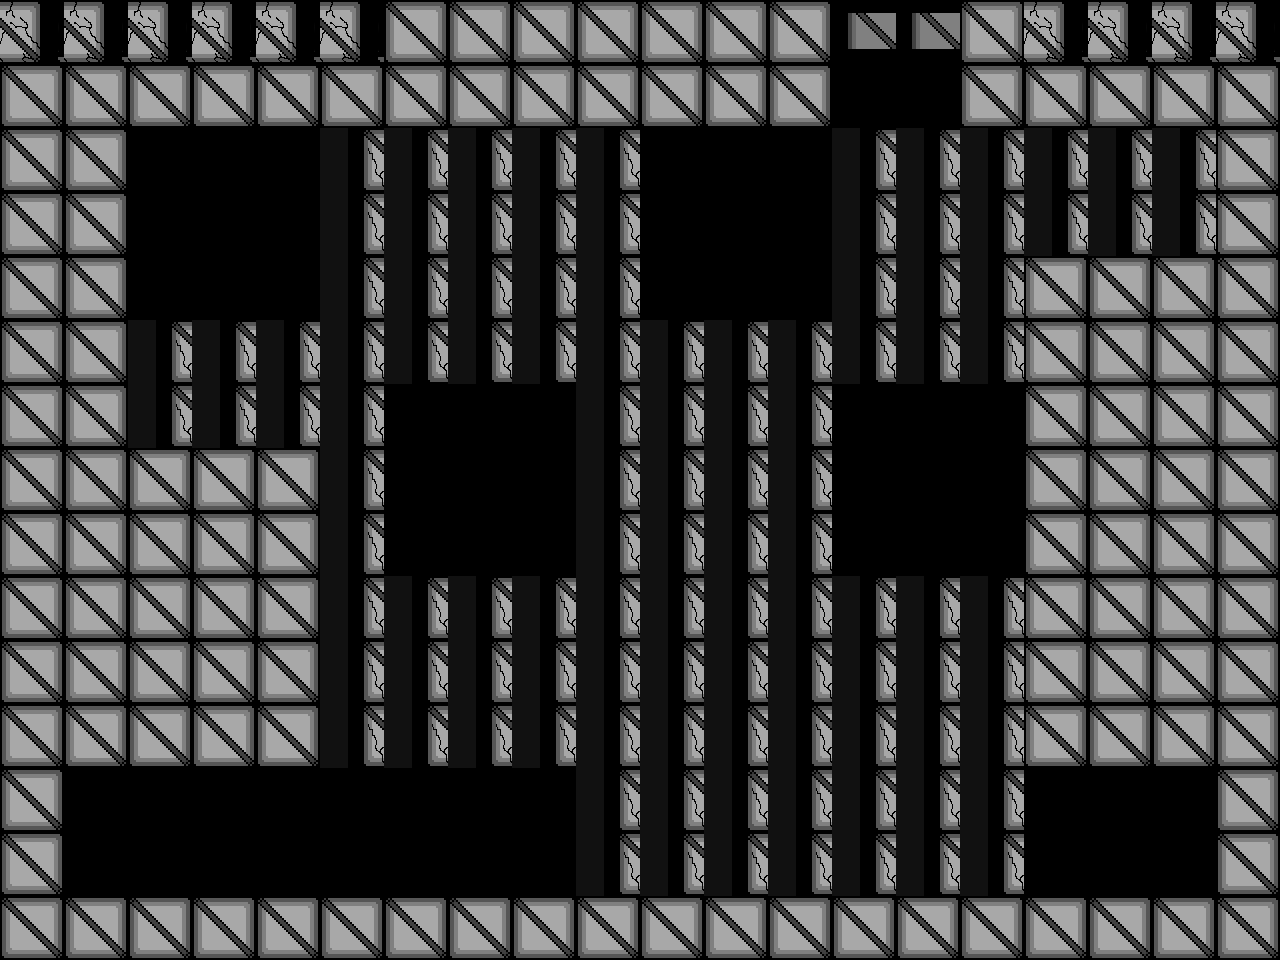

Rendered tile map (Tiled .tmx) drawn with the repository's tilesets; below, a short description and the map source with its tile grids summarised:
An orthogonal 20x15 tile map with 64x64 px tiles, 1 tile layer (Tile Layer 2) and 11 objects (4x Uno, 3x Assassin, ScrollingBackground, Player, HealthUp, ...).

<map version="1.0" tiledversion="1.0.3" orientation="orthogonal" renderorder="right-down" width="20" height="15" tilewidth="64" tileheight="64" nextobjectid="125">
 <properties>
  <property name="assassin" value="assets/assasin_rightLeftSpritesheet_Champion.png" />
  <property name="backgroundEasy" value="assets/backgroundEasy.png" />
  <property name="backgroundHard" value="assets/backgroundHard.png" />
  <property name="backgroundMedium" value="assets/backgroundMedium.png" />
  <property name="boss" value="assets/boss.png" />
  <property name="bossexplosion" value="assets/bossexplosion.png" />
  <property name="damageUp" value="assets/metalBoxCoin.png" />
  <property name="explosion" value="assets/explosion.png" />
  <property name="firingRateUp" value="assets/metalBoxCoin.png" />
  <property name="healthUp" value="assets/metalBoxHeart.png" />
  <property name="largeexplosion" value="assets/largeexplosion.png" />
  <property name="loading" value="assets/loading.png" />
  <property name="moveSpeedUp" value="assets/metalBoxCoin.png" />
  <property name="newborn" value="assets/newborn_spritesheet(h54_w62)Champion.png" />
  <property name="player" value="assets/playerSpriteSheetTemp.png" />
  <property name="reward" value="assets/reward1.png" />
  <property name="smallexplosion" value="assets/smallexplosion.png" />
  <property name="uno" value="assets/uno_Static_Champion.png" />
 </properties>
 <tileset firstgid="1" name="blocks1" tilewidth="64" tileheight="64" tilecount="14" columns="14">
  <image source="blocks1.png" width="900" height="64" />
 </tileset>
 <objectgroup color="#00ff00" name="Object Layer 1">
  <object id="59" name="Background" type="ScrollingBackground" x="0" y="0" width="64" height="64">
   <properties>
    <property name="numFrames" value="1" />
    <property name="textureHeight" value="960" />
    <property name="textureID" value="backgroundHard" />
    <property name="textureWidth" value="1280" />
   </properties>
  </object>
  <object id="55" name="Player1" type="Player" x="1130" y="794.338" width="34" height="64">
   <properties>
    <property name="numFrames" value="6" />
    <property name="textureHeight" value="60" />
    <property name="textureID" value="player" />
    <property name="textureWidth" value="34" />
   </properties>
  </object>
  <object id="113" name="Uno1" type="Uno" x="425.955" y="422.985" width="39" height="51">
   <properties>
    <property name="numFrames" value="2" />
    <property name="textureHeight" value="51" />
    <property name="textureID" value="uno" />
    <property name="textureWidth" value="39" />
   </properties>
  </object>
  <object id="114" name="Uno1" type="Uno" x="489.591" y="486.621" width="39" height="51">
   <properties>
    <property name="numFrames" value="2" />
    <property name="textureHeight" value="51" />
    <property name="textureID" value="uno" />
    <property name="textureWidth" value="39" />
   </properties>
  </object>
  <object id="115" name="Uno1" type="Uno" x="953.227" y="477.53" width="39" height="51">
   <properties>
    <property name="numFrames" value="2" />
    <property name="textureHeight" value="51" />
    <property name="textureID" value="uno" />
    <property name="textureWidth" value="39" />
   </properties>
  </object>
  <object id="119" name="Uno1" type="Uno" x="889.591" y="501.773" width="39" height="51">
   <properties>
    <property name="numFrames" value="2" />
    <property name="textureHeight" value="51" />
    <property name="textureID" value="uno" />
    <property name="textureWidth" value="39" />
   </properties>
  </object>
  <object id="120" name="HealthUp" type="HealthUp" x="144" y="150" width="64" height="64">
   <properties>
    <property name="numFrames" value="1" />
    <property name="textureHeight" value="64" />
    <property name="textureID" value="healthUp" />
    <property name="textureWidth" value="64" />
   </properties>
  </object>
  <object id="121" name="Assassin1" type="Assassin" x="77.8636" y="778.773" width="99" height="99">
   <properties>
    <property name="numFrames" value="4" />
    <property name="textureHeight" value="100" />
    <property name="textureID" value="assassin" />
    <property name="textureWidth" value="100" />
   </properties>
  </object>
  <object id="122" name="Assassin1" type="Assassin" x="664.5" y="155.5" width="99" height="99">
   <properties>
    <property name="numFrames" value="4" />
    <property name="textureHeight" value="100" />
    <property name="textureID" value="assassin" />
    <property name="textureWidth" value="100" />
   </properties>
  </object>
  <object id="123" name="Assassin1" type="Assassin" x="216.5" y="209.5" width="99" height="99">
   <properties>
    <property name="numFrames" value="4" />
    <property name="textureHeight" value="100" />
    <property name="textureID" value="assassin" />
    <property name="textureWidth" value="100" />
   </properties>
  </object>
  <object id="124" name="Newborn1" type="Newborn" x="224" y="806" width="62" height="54">
   <properties>
    <property name="numFrames" value="2" />
    <property name="textureHeight" value="54" />
    <property name="textureID" value="newborn" />
    <property name="textureWidth" value="62" />
   </properties>
  </object>
 </objectgroup>
 <layer name="Tile Layer 2" width="20" height="15">
  <properties>
   <property name="collidable" value="" />
  </properties>
  <data>[300 cells, 240 non-empty, 4 distinct tile ids]</data>
 </layer>
</map>
